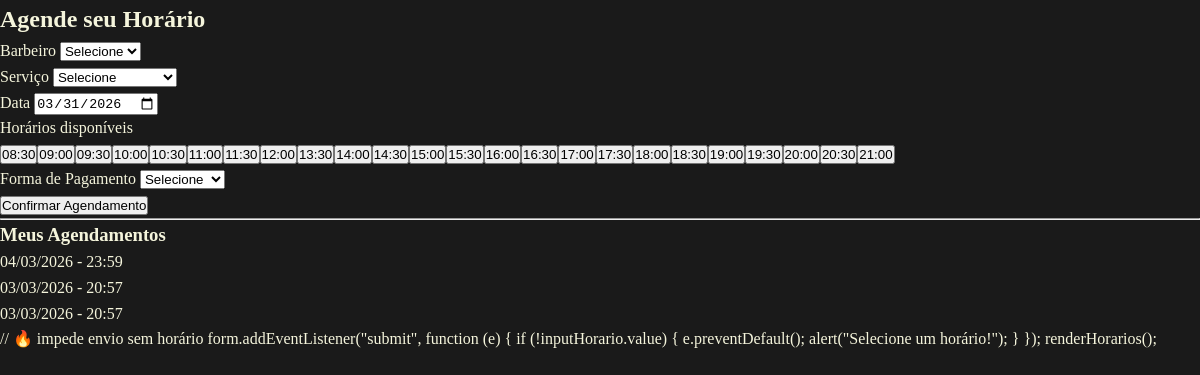
The app's page /agendamento (signed in), older data.
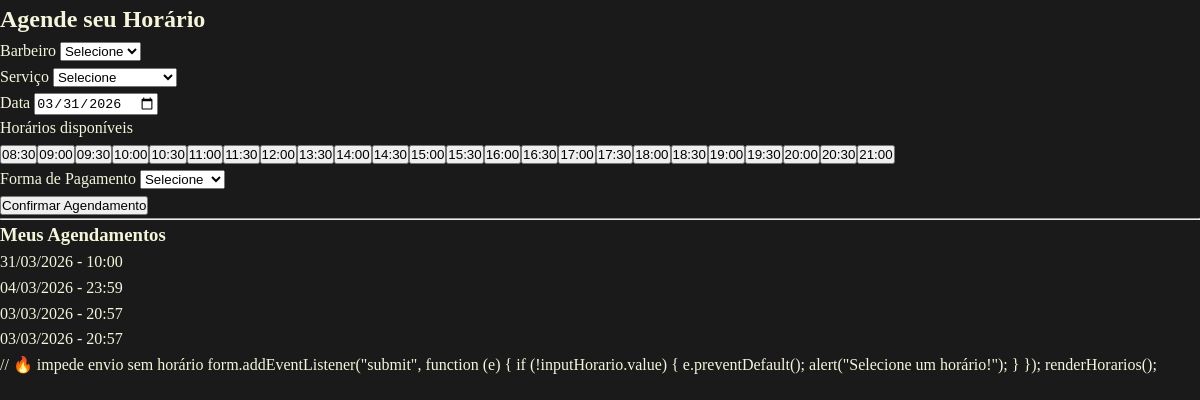
The same page, newer data.
### models.py (models this page shows, shortened)
class Agendamento(db.Model):
    __tablename__ = "agendamentos"
    id = db.Column(db.Integer, primary_key=True)
    cliente_id = db.Column(db.Integer, db.ForeignKey("usuarios.id"), nullable=False, index=True)
    barbeiro_id = db.Column(db.Integer, db.ForeignKey("barbeiros.id"), nullable=False, index=True)
    servico_id = db.Column(db.Integer, db.ForeignKey("servicos.id"), nullable=False)
    data = db.Column(db.Date, nullable=False, index=True)
    horario = db.Column(db.Time, nullable=False)
    status = db.Column(db.String(20), default="Confirmado")
    forma_pagamento = db.Column(db.String(20), nullable=False, default="Não definido")
    status_pagamento = db.Column(db.String(20), default="Pendente")
    criado_em = db.Column(db.DateTime, default=datetime.utcnow)
    cliente = db.relationship("Usuario", back_populates="agendamentos")
    barbeiro = db.relationship("Barbeiro", back_populates="agendamentos")
    servico = db.relationship("Servico", lazy="joined")
    __table_args__ = (
        db.UniqueConstraint("barbeiro_id", "data", "horario", name="unique_agendamento"),
    )

### app.py (the view, shortened to what this page needs)
@app.route("/agendamento", methods=["GET", "POST"])
@login_required
def agendamento():
    barbeiros = Barbeiro.query.filter_by(ativo=True).all()
    servicos = Servico.query.all()
    agendamentos = (
        Agendamento.query
        .filter_by(cliente_id=current_user.id)
        .order_by(Agendamento.data.desc())
        .all()
    )
    return render_template(
        "agendamento.html",
        barbeiros=barbeiros,
        servicos=servicos,
        agendamentos=agendamentos
    )

### app.py (called while the page is built)
@login_manager.user_loader
def load_user(user_id):
    return db.session.get(Usuario, int(user_id))

### templates/agendamento.html (shortened to what this page needs)
<!DOCTYPE html>
<html lang="pt-BR">
<head>
    <link rel="stylesheet" href="{{ url_for('static', filename='css/style.css') }}">
</head>
<body>
    <section class="agendamento">
        <div class="agendamento-container">
            <h2>Agende seu Horário</h2>
            <form action="{{ url_for('agendamento') }}" method="POST" id="formAgendamento">
                <div class="input-group">
                    <label>Barbeiro</label>
                    <select name="barbeiro" id="barbeiro" required>
                        <option value="">Selecione</option>
                    </select>
                </div>
                <div class="input-group">
                    <label>Serviço</label>
                    <select name="servico" required>
                        <option value="">Selecione</option>
                    </select>
                </div>
                <div class="input-group">
                    <label>Data</label>
                    <input type="date" name="data" id="data" required>
                </div>
                <div class="input-group">
                    <label>Horários disponíveis</label>
                    <div class="horarios-grid" id="horarios"></div>
                </div>
                <div class="input-group">
                    <label>Forma de Pagamento</label>
                    <select name="forma_pagamento" required>
                        <option value="">Selecione</option>
                    </select>
                </div>
                <button type="submit" class="btn-agendar">
                    Confirmar Agendamento
                </button>
            </form>
            <hr>
            <h3>Meus Agendamentos</h3>
            {% if agendamentos %}
            {% for ag in agendamentos %}
            <div class="card-agendamento">
                <p>{{ ag.data.strftime('%d/%m/%Y') }} - {{ ag.horario.strftime('%H:%M') }}</p>
            </div>
            {% endfor %}
            {% else %}
            <p>Sem agendamentos.</p>
            {% endif %}
        </div>
    </section>
    // 🔥 impede envio sem horário
    form.addEventListener("submit", function (e) {
    if (!inputHorario.value) {
    e.preventDefault();
    alert("Selecione um horário!");
    }
    });
    renderHorarios();
</body>
</html>

Row changes from the older to the newer data that the page shows:
added Agendamento: data "31/03/2026", horario "10:00"
